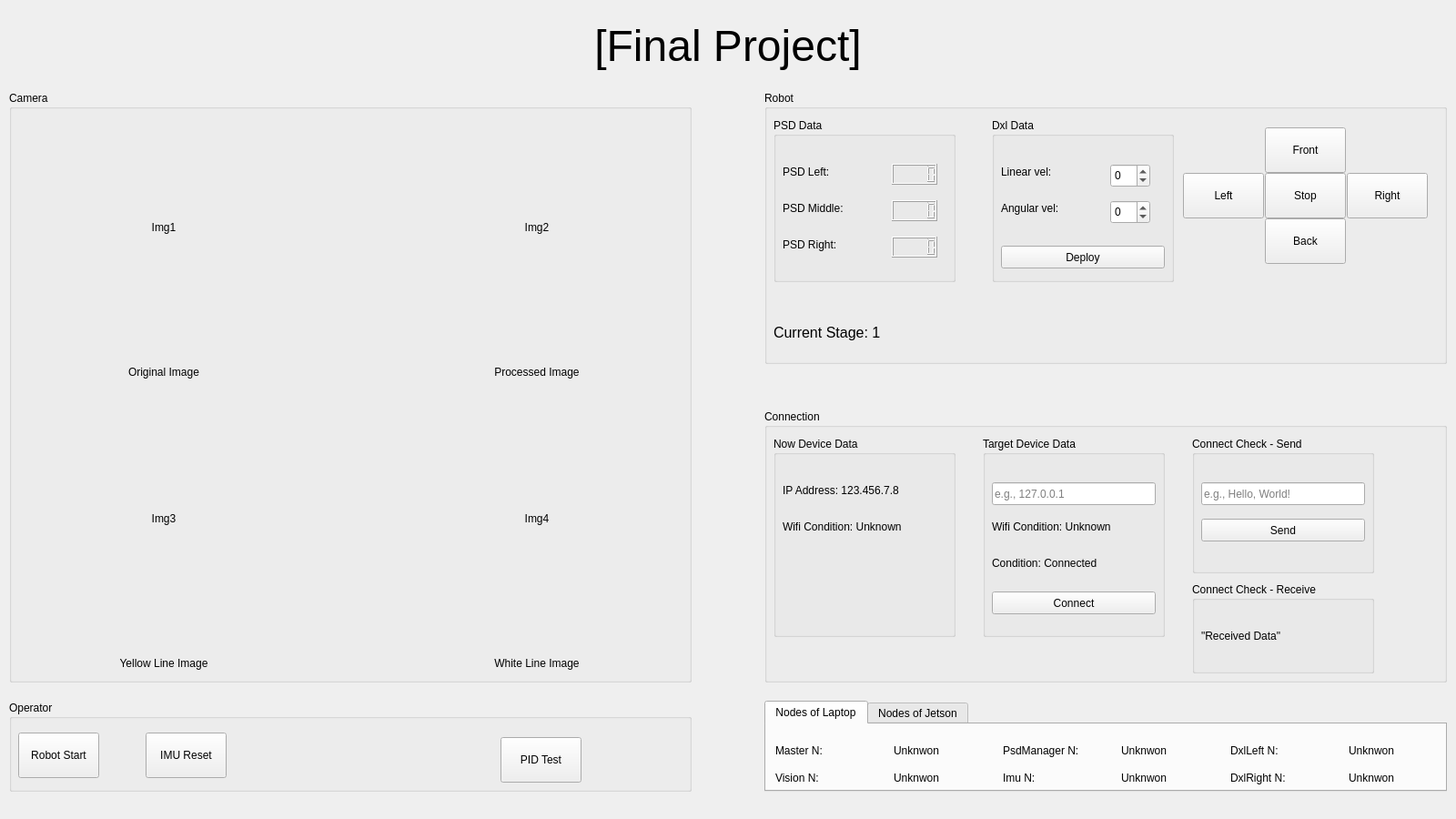
<?xml version="1.0" encoding="UTF-8"?>
<ui version="4.0">
 <class>LaptopWindowDesign</class>
 <widget class="QMainWindow" name="LaptopWindowDesign">
  <property name="geometry">
   <rect>
    <x>0</x>
    <y>0</y>
    <width>1600</width>
    <height>900</height>
   </rect>
  </property>
  <property name="minimumSize">
   <size>
    <width>1600</width>
    <height>900</height>
   </size>
  </property>
  <property name="maximumSize">
   <size>
    <width>1600</width>
    <height>900</height>
   </size>
  </property>
  <property name="windowTitle">
   <string>Viewer_Laptop</string>
  </property>
  <property name="windowIcon">
   <iconset resource="../resources/images.qrc">
    <normaloff>:/images/icon.png</normaloff>:/images/icon.png</iconset>
  </property>
  <property name="locale">
   <locale language="English" country="Australia"/>
  </property>
  <widget class="QWidget" name="centralwidget">
   <widget class="QGroupBox" name="groupBoxCamera">
    <property name="geometry">
     <rect>
      <x>10</x>
      <y>100</y>
      <width>750</width>
      <height>650</height>
     </rect>
    </property>
    <property name="title">
     <string>Camera</string>
    </property>
    <widget class="QLabel" name="labelImageOriginal">
     <property name="geometry">
      <rect>
       <x>10</x>
       <y>30</y>
       <width>320</width>
       <height>240</height>
      </rect>
     </property>
     <property name="text">
      <string>Img1</string>
     </property>
     <property name="alignment">
      <set>Qt::AlignmentFlag::AlignCenter</set>
     </property>
    </widget>
    <widget class="QLabel" name="labelTextOriginal">
     <property name="geometry">
      <rect>
       <x>10</x>
       <y>300</y>
       <width>320</width>
       <height>17</height>
      </rect>
     </property>
     <property name="text">
      <string>Original Image</string>
     </property>
     <property name="alignment">
      <set>Qt::AlignmentFlag::AlignCenter</set>
     </property>
    </widget>
    <widget class="QLabel" name="labelImageProcessed">
     <property name="geometry">
      <rect>
       <x>420</x>
       <y>30</y>
       <width>320</width>
       <height>240</height>
      </rect>
     </property>
     <property name="text">
      <string>Img2</string>
     </property>
     <property name="alignment">
      <set>Qt::AlignmentFlag::AlignCenter</set>
     </property>
    </widget>
    <widget class="QLabel" name="labelTextProcessed">
     <property name="geometry">
      <rect>
       <x>420</x>
       <y>300</y>
       <width>320</width>
       <height>17</height>
      </rect>
     </property>
     <property name="text">
      <string>Processed Image</string>
     </property>
     <property name="alignment">
      <set>Qt::AlignmentFlag::AlignCenter</set>
     </property>
    </widget>
    <widget class="QLabel" name="labelTextYellowLine">
     <property name="geometry">
      <rect>
       <x>10</x>
       <y>620</y>
       <width>320</width>
       <height>17</height>
      </rect>
     </property>
     <property name="text">
      <string>Yellow Line Image</string>
     </property>
     <property name="alignment">
      <set>Qt::AlignmentFlag::AlignCenter</set>
     </property>
    </widget>
    <widget class="QLabel" name="labelImageYelloLine">
     <property name="geometry">
      <rect>
       <x>10</x>
       <y>350</y>
       <width>320</width>
       <height>240</height>
      </rect>
     </property>
     <property name="text">
      <string>Img3</string>
     </property>
     <property name="alignment">
      <set>Qt::AlignmentFlag::AlignCenter</set>
     </property>
    </widget>
    <widget class="QLabel" name="labelTextWhiteLine">
     <property name="geometry">
      <rect>
       <x>420</x>
       <y>620</y>
       <width>320</width>
       <height>17</height>
      </rect>
     </property>
     <property name="text">
      <string>White Line Image</string>
     </property>
     <property name="alignment">
      <set>Qt::AlignmentFlag::AlignCenter</set>
     </property>
    </widget>
    <widget class="QLabel" name="labelImageWhiteLine">
     <property name="geometry">
      <rect>
       <x>420</x>
       <y>350</y>
       <width>320</width>
       <height>240</height>
      </rect>
     </property>
     <property name="text">
      <string>Img4</string>
     </property>
     <property name="alignment">
      <set>Qt::AlignmentFlag::AlignCenter</set>
     </property>
    </widget>
   </widget>
   <widget class="QLabel" name="labelTitle">
    <property name="geometry">
     <rect>
      <x>0</x>
      <y>0</y>
      <width>1600</width>
      <height>100</height>
     </rect>
    </property>
    <property name="font">
     <font>
      <pointsize>36</pointsize>
     </font>
    </property>
    <property name="text">
     <string>[Final Project]</string>
    </property>
    <property name="alignment">
     <set>Qt::AlignmentFlag::AlignCenter</set>
    </property>
   </widget>
   <widget class="QGroupBox" name="groupBoxRobot">
    <property name="geometry">
     <rect>
      <x>840</x>
      <y>100</y>
      <width>750</width>
      <height>300</height>
     </rect>
    </property>
    <property name="title">
     <string>Robot</string>
    </property>
    <widget class="QGroupBox" name="groupBoxPSDData">
     <property name="geometry">
      <rect>
       <x>10</x>
       <y>30</y>
       <width>200</width>
       <height>180</height>
      </rect>
     </property>
     <property name="title">
      <string>PSD Data</string>
     </property>
     <widget class="QLabel" name="labelTextPSDDataLeft">
      <property name="geometry">
       <rect>
        <x>10</x>
        <y>50</y>
        <width>100</width>
        <height>17</height>
       </rect>
      </property>
      <property name="text">
       <string>PSD Left:</string>
      </property>
     </widget>
     <widget class="QLabel" name="labelTextPSDDataMiddle">
      <property name="geometry">
       <rect>
        <x>10</x>
        <y>90</y>
        <width>100</width>
        <height>17</height>
       </rect>
      </property>
      <property name="text">
       <string>PSD Middle:</string>
      </property>
     </widget>
     <widget class="QLabel" name="labelTextPSDDataRight">
      <property name="geometry">
       <rect>
        <x>10</x>
        <y>130</y>
        <width>100</width>
        <height>17</height>
       </rect>
      </property>
      <property name="text">
       <string>PSD Right:</string>
      </property>
     </widget>
     <widget class="QLCDNumber" name="lcdNumberPSDDataLeft">
      <property name="geometry">
       <rect>
        <x>130</x>
        <y>50</y>
        <width>50</width>
        <height>23</height>
       </rect>
      </property>
      <property name="styleSheet">
       <string notr="true"/>
      </property>
     </widget>
     <widget class="QLCDNumber" name="lcdNumberPSDDataFront">
      <property name="geometry">
       <rect>
        <x>130</x>
        <y>90</y>
        <width>50</width>
        <height>23</height>
       </rect>
      </property>
     </widget>
     <widget class="QLCDNumber" name="lcdNumberPSDDataRight">
      <property name="geometry">
       <rect>
        <x>130</x>
        <y>130</y>
        <width>50</width>
        <height>23</height>
       </rect>
      </property>
     </widget>
    </widget>
    <widget class="QGroupBox" name="groupBoxDxlData">
     <property name="geometry">
      <rect>
       <x>250</x>
       <y>30</y>
       <width>200</width>
       <height>180</height>
      </rect>
     </property>
     <property name="title">
      <string>Dxl Data</string>
     </property>
     <widget class="QLabel" name="labelDxlLinearVel">
      <property name="geometry">
       <rect>
        <x>10</x>
        <y>50</y>
        <width>100</width>
        <height>17</height>
       </rect>
      </property>
      <property name="text">
       <string>Linear vel: </string>
      </property>
     </widget>
     <widget class="QLabel" name="labelDxlAngularVel">
      <property name="geometry">
       <rect>
        <x>10</x>
        <y>90</y>
        <width>100</width>
        <height>17</height>
       </rect>
      </property>
      <property name="text">
       <string>Angular vel:</string>
      </property>
     </widget>
     <widget class="QSpinBox" name="spinBoxLinearVel">
      <property name="geometry">
       <rect>
        <x>130</x>
        <y>50</y>
        <width>44</width>
        <height>26</height>
       </rect>
      </property>
      <property name="minimum">
       <number>-20</number>
      </property>
      <property name="maximum">
       <number>20</number>
      </property>
     </widget>
     <widget class="QSpinBox" name="spinBoxAngularVel">
      <property name="geometry">
       <rect>
        <x>130</x>
        <y>90</y>
        <width>44</width>
        <height>26</height>
       </rect>
      </property>
      <property name="minimum">
       <number>-20</number>
      </property>
      <property name="maximum">
       <number>20</number>
      </property>
     </widget>
     <widget class="QPushButton" name="btnDeployDxl">
      <property name="geometry">
       <rect>
        <x>10</x>
        <y>140</y>
        <width>180</width>
        <height>25</height>
       </rect>
      </property>
      <property name="text">
       <string>Deploy</string>
      </property>
     </widget>
    </widget>
    <widget class="QPushButton" name="btnMoveFront">
     <property name="geometry">
      <rect>
       <x>550</x>
       <y>40</y>
       <width>89</width>
       <height>50</height>
      </rect>
     </property>
     <property name="text">
      <string>Front</string>
     </property>
    </widget>
    <widget class="QPushButton" name="btnMoveBack">
     <property name="geometry">
      <rect>
       <x>550</x>
       <y>140</y>
       <width>89</width>
       <height>50</height>
      </rect>
     </property>
     <property name="text">
      <string>Back</string>
     </property>
    </widget>
    <widget class="QPushButton" name="btnMoveLeft">
     <property name="geometry">
      <rect>
       <x>460</x>
       <y>90</y>
       <width>89</width>
       <height>50</height>
      </rect>
     </property>
     <property name="text">
      <string>Left</string>
     </property>
    </widget>
    <widget class="QPushButton" name="btnMoveRight">
     <property name="geometry">
      <rect>
       <x>640</x>
       <y>90</y>
       <width>89</width>
       <height>50</height>
      </rect>
     </property>
     <property name="text">
      <string>Right</string>
     </property>
    </widget>
    <widget class="QPushButton" name="btnMoveStop">
     <property name="geometry">
      <rect>
       <x>550</x>
       <y>90</y>
       <width>89</width>
       <height>50</height>
      </rect>
     </property>
     <property name="text">
      <string>Stop</string>
     </property>
    </widget>
    <widget class="QLabel" name="labelCurrentStage">
     <property name="geometry">
      <rect>
       <x>10</x>
       <y>250</y>
       <width>150</width>
       <height>30</height>
      </rect>
     </property>
     <property name="font">
      <font>
       <pointsize>12</pointsize>
      </font>
     </property>
     <property name="text">
      <string>Current Stage: 1</string>
     </property>
    </widget>
   </widget>
   <widget class="QGroupBox" name="groupBoxConnection">
    <property name="geometry">
     <rect>
      <x>840</x>
      <y>450</y>
      <width>750</width>
      <height>300</height>
     </rect>
    </property>
    <property name="title">
     <string>Connection</string>
    </property>
    <widget class="QGroupBox" name="groupBoxNowDeviceData">
     <property name="geometry">
      <rect>
       <x>10</x>
       <y>30</y>
       <width>200</width>
       <height>220</height>
      </rect>
     </property>
     <property name="title">
      <string>Now Device Data</string>
     </property>
     <widget class="QLabel" name="labelNowDeviceIPAddress">
      <property name="geometry">
       <rect>
        <x>10</x>
        <y>50</y>
        <width>180</width>
        <height>17</height>
       </rect>
      </property>
      <property name="text">
       <string>IP Address: 123.456.7.8</string>
      </property>
     </widget>
     <widget class="QLabel" name="labelNowDeviceWifiCondition">
      <property name="geometry">
       <rect>
        <x>10</x>
        <y>90</y>
        <width>180</width>
        <height>17</height>
       </rect>
      </property>
      <property name="text">
       <string>Wifi Condition: Unknown</string>
      </property>
     </widget>
    </widget>
    <widget class="QGroupBox" name="groupBoxTargetDeviceData">
     <property name="geometry">
      <rect>
       <x>240</x>
       <y>30</y>
       <width>200</width>
       <height>220</height>
      </rect>
     </property>
     <property name="title">
      <string>Target Device Data</string>
     </property>
     <widget class="QLabel" name="labelTargetDeviceWifiCondition">
      <property name="geometry">
       <rect>
        <x>10</x>
        <y>90</y>
        <width>180</width>
        <height>17</height>
       </rect>
      </property>
      <property name="text">
       <string>Wifi Condition: Unknown</string>
      </property>
     </widget>
     <widget class="QLineEdit" name="lineEditTargetDeviceIPAddress">
      <property name="geometry">
       <rect>
        <x>10</x>
        <y>50</y>
        <width>180</width>
        <height>25</height>
       </rect>
      </property>
      <property name="text">
       <string/>
      </property>
      <property name="placeholderText">
       <string>e.g., 127.0.0.1</string>
      </property>
     </widget>
     <widget class="QPushButton" name="btnConnectToTargetDevice">
      <property name="geometry">
       <rect>
        <x>10</x>
        <y>170</y>
        <width>180</width>
        <height>25</height>
       </rect>
      </property>
      <property name="text">
       <string>Connect</string>
      </property>
     </widget>
     <widget class="QLabel" name="labelTargetDeviceCondition">
      <property name="geometry">
       <rect>
        <x>10</x>
        <y>130</y>
        <width>180</width>
        <height>17</height>
       </rect>
      </property>
      <property name="text">
       <string>Condition: Connected</string>
      </property>
     </widget>
    </widget>
    <widget class="QGroupBox" name="groupBoxConnectCheckSend">
     <property name="geometry">
      <rect>
       <x>470</x>
       <y>30</y>
       <width>200</width>
       <height>150</height>
      </rect>
     </property>
     <property name="title">
      <string>Connect Check - Send</string>
     </property>
     <widget class="QLineEdit" name="lineEditConnectCheckSendData">
      <property name="geometry">
       <rect>
        <x>10</x>
        <y>50</y>
        <width>180</width>
        <height>25</height>
       </rect>
      </property>
      <property name="text">
       <string/>
      </property>
      <property name="placeholderText">
       <string>e.g., Hello, World!</string>
      </property>
     </widget>
     <widget class="QPushButton" name="btnConnectCheckSend">
      <property name="geometry">
       <rect>
        <x>10</x>
        <y>90</y>
        <width>180</width>
        <height>25</height>
       </rect>
      </property>
      <property name="text">
       <string>Send</string>
      </property>
     </widget>
    </widget>
    <widget class="QGroupBox" name="groupBoxConnectCheckReceive">
     <property name="geometry">
      <rect>
       <x>470</x>
       <y>190</y>
       <width>200</width>
       <height>100</height>
      </rect>
     </property>
     <property name="title">
      <string>Connect Check - Receive</string>
     </property>
     <widget class="QLabel" name="labelConnectCheckReceiveData">
      <property name="geometry">
       <rect>
        <x>10</x>
        <y>50</y>
        <width>180</width>
        <height>17</height>
       </rect>
      </property>
      <property name="text">
       <string>&quot;Received Data&quot;</string>
      </property>
     </widget>
    </widget>
   </widget>
   <widget class="QTabWidget" name="tabWidgetConditionOfNodes">
    <property name="geometry">
     <rect>
      <x>840</x>
      <y>770</y>
      <width>750</width>
      <height>100</height>
     </rect>
    </property>
    <property name="currentIndex">
     <number>0</number>
    </property>
    <widget class="QWidget" name="tab_1">
     <attribute name="title">
      <string>Nodes of Laptop</string>
     </attribute>
     <widget class="QLabel" name="labelTextMasterNode">
      <property name="geometry">
       <rect>
        <x>10</x>
        <y>20</y>
        <width>120</width>
        <height>17</height>
       </rect>
      </property>
      <property name="text">
       <string>Master N:</string>
      </property>
     </widget>
     <widget class="QLabel" name="labelTextVision">
      <property name="geometry">
       <rect>
        <x>10</x>
        <y>50</y>
        <width>120</width>
        <height>17</height>
       </rect>
      </property>
      <property name="text">
       <string>Vision N:</string>
      </property>
     </widget>
     <widget class="QLabel" name="labelConditionMasterNode">
      <property name="geometry">
       <rect>
        <x>140</x>
        <y>20</y>
        <width>100</width>
        <height>17</height>
       </rect>
      </property>
      <property name="text">
       <string>Unknwon</string>
      </property>
     </widget>
     <widget class="QLabel" name="labelConditionVisionNode">
      <property name="geometry">
       <rect>
        <x>140</x>
        <y>50</y>
        <width>100</width>
        <height>17</height>
       </rect>
      </property>
      <property name="text">
       <string>Unknwon</string>
      </property>
     </widget>
     <widget class="QLabel" name="labelConditionImuNode">
      <property name="geometry">
       <rect>
        <x>390</x>
        <y>50</y>
        <width>100</width>
        <height>17</height>
       </rect>
      </property>
      <property name="text">
       <string>Unknwon</string>
      </property>
     </widget>
     <widget class="QLabel" name="labelTextPsdManager">
      <property name="geometry">
       <rect>
        <x>260</x>
        <y>20</y>
        <width>120</width>
        <height>17</height>
       </rect>
      </property>
      <property name="text">
       <string>PsdManager N:</string>
      </property>
     </widget>
     <widget class="QLabel" name="labelConditionPsdManagerNode">
      <property name="geometry">
       <rect>
        <x>390</x>
        <y>20</y>
        <width>100</width>
        <height>17</height>
       </rect>
      </property>
      <property name="text">
       <string>Unknwon</string>
      </property>
     </widget>
     <widget class="QLabel" name="labelTextImu">
      <property name="geometry">
       <rect>
        <x>260</x>
        <y>50</y>
        <width>120</width>
        <height>17</height>
       </rect>
      </property>
      <property name="text">
       <string>Imu N:</string>
      </property>
     </widget>
     <widget class="QLabel" name="labelTextDxlRight">
      <property name="geometry">
       <rect>
        <x>510</x>
        <y>50</y>
        <width>120</width>
        <height>17</height>
       </rect>
      </property>
      <property name="text">
       <string>DxlRight N:</string>
      </property>
     </widget>
     <widget class="QLabel" name="labelTextDxlLeft">
      <property name="geometry">
       <rect>
        <x>510</x>
        <y>20</y>
        <width>120</width>
        <height>17</height>
       </rect>
      </property>
      <property name="text">
       <string>DxlLeft N:</string>
      </property>
     </widget>
     <widget class="QLabel" name="labelConditionDxlRightNode">
      <property name="geometry">
       <rect>
        <x>640</x>
        <y>50</y>
        <width>100</width>
        <height>17</height>
       </rect>
      </property>
      <property name="text">
       <string>Unknwon</string>
      </property>
     </widget>
     <widget class="QLabel" name="labelConditionDxlLeftNode">
      <property name="geometry">
       <rect>
        <x>640</x>
        <y>20</y>
        <width>100</width>
        <height>17</height>
       </rect>
      </property>
      <property name="text">
       <string>Unknwon</string>
      </property>
     </widget>
    </widget>
    <widget class="QWidget" name="tab_2">
     <attribute name="title">
      <string>Nodes of Jetson</string>
     </attribute>
    </widget>
   </widget>
   <widget class="QGroupBox" name="groupBoxOperator">
    <property name="geometry">
     <rect>
      <x>10</x>
      <y>770</y>
      <width>750</width>
      <height>100</height>
     </rect>
    </property>
    <property name="title">
     <string>Operator</string>
    </property>
    <widget class="QPushButton" name="btnRobotStart">
     <property name="geometry">
      <rect>
       <x>10</x>
       <y>35</y>
       <width>89</width>
       <height>50</height>
      </rect>
     </property>
     <property name="text">
      <string>Robot Start</string>
     </property>
    </widget>
    <widget class="QPushButton" name="btnIMUReset">
     <property name="geometry">
      <rect>
       <x>150</x>
       <y>35</y>
       <width>89</width>
       <height>50</height>
      </rect>
     </property>
     <property name="text">
      <string>IMU Reset</string>
     </property>
    </widget>
    <widget class="QPushButton" name="btnPidTest">
     <property name="geometry">
      <rect>
       <x>540</x>
       <y>40</y>
       <width>89</width>
       <height>50</height>
      </rect>
     </property>
     <property name="text">
      <string>PID Test</string>
     </property>
    </widget>
   </widget>
  </widget>
  <action name="action_Quit">
   <property name="text">
    <string>&amp;Quit</string>
   </property>
   <property name="shortcut">
    <string>Ctrl+Q</string>
   </property>
   <property name="shortcutContext">
    <enum>Qt::ShortcutContext::ApplicationShortcut</enum>
   </property>
  </action>
  <action name="action_Preferences">
   <property name="text">
    <string>&amp;Preferences</string>
   </property>
  </action>
  <action name="actionAbout">
   <property name="text">
    <string>&amp;About</string>
   </property>
  </action>
  <action name="actionAbout_Qt">
   <property name="text">
    <string>About &amp;Qt</string>
   </property>
  </action>
 </widget>
 <resources>
  <include location="../resources/images.qrc"/>
 </resources>
 <connections>
  <connection>
   <sender>action_Quit</sender>
   <signal>triggered()</signal>
   <receiver>LaptopWindowDesign</receiver>
   <slot>close()</slot>
   <hints>
    <hint type="sourcelabel">
     <x>-1</x>
     <y>-1</y>
    </hint>
    <hint type="destinationlabel">
     <x>399</x>
     <y>299</y>
    </hint>
   </hints>
  </connection>
 </connections>
</ui>
